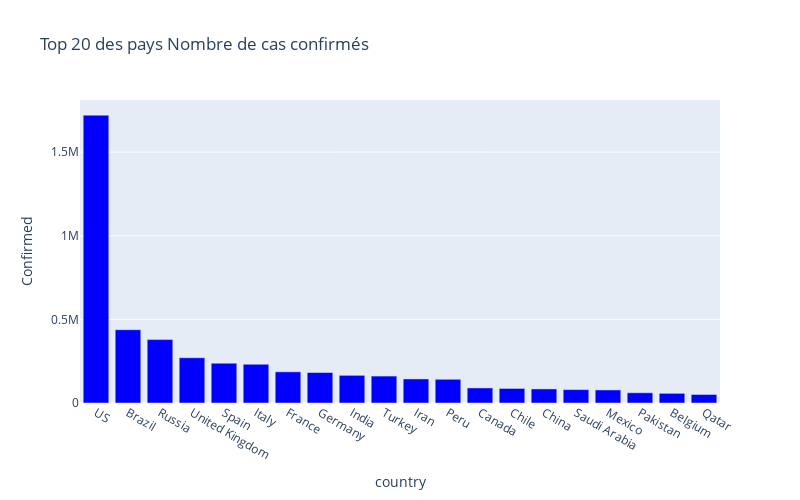

Write notebook code for a chart like this one.
### Code cell
display(HTML("<h3 style = 'background-color: #504e4e; padding: 40px '> Top 20 des pays Covid-19 (Cas Confirmés)</h3>"))
px.bar(
    pays_trie.head(20),
    x = "country",
    y = "Confirmed",
    title= "Top 20 des pays Nombre de cas confirmés ", 
    color_discrete_sequence=["blue"], 
    height=500,
    width=800
)

### Figure 1 — Plotly figure (JSON) as saved in the notebook; plotly's stock layout.template omitted (floating-point values rounded to 4 significant figures)
{"data": [{"alignmentgroup": "True", "hovertemplate": "country=%{x}<br>Confirmed=%{y}<extra></extra>", "legendgroup": "", "marker": {"color": "blue"}, "name": "", "offsetgroup": "", "orientation": "v", "showlegend": false, "textposition": "auto", "type": "bar", "x": ["US", "Brazil", "Russia", "United Kingdom", "Spain", "Italy", "France", "Germany", "India", "Turkey", "Iran", "Peru", "Canada", "Chile", "China", "Saudi Arabia", "Mexico", "Pakistan", "Belgium", "Qatar"], "xaxis": "x", "y": [1720613, 438238, 379051, 270507, 237906, 231732, 186364, 182196, 165386, 160979, 143849, 141779, 89976, 86943, 84106, 80185, 78023, 61227, 57849, 50914], "yaxis": "y"}], "layout": {"barmode": "relative", "height": 500, "legend": {"tracegroupgap": 0}, "title": {"text": "Top 20 des pays Nombre de cas confirmés "}, "width": 800, "xaxis": {"anchor": "y", "domain": [0, 1], "title": {"text": "country"}}, "yaxis": {"anchor": "x", "domain": [0, 1], "title": {"text": "Confirmed"}}}}
